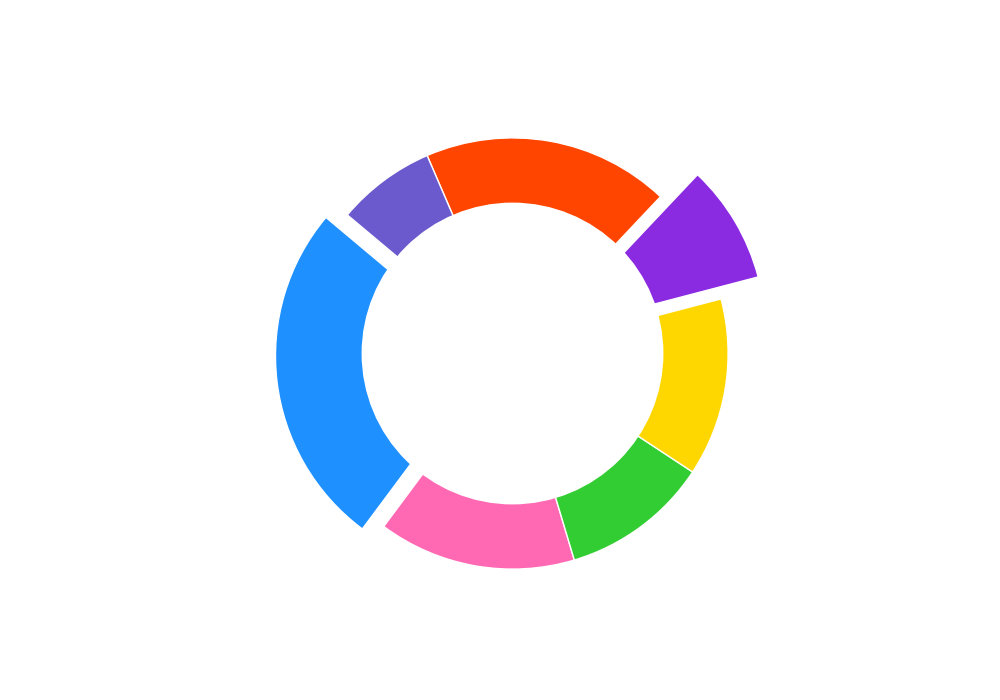

This figure's Python source:
import matplotlib.pyplot as plt
import numpy as np

# Expanded dataset with new made-up groups
elements_discovered = np.array([35, 20, 15, 18, 12, 25, 10])
colors = ['#1E90FF', '#FF69B4', '#32CD32', '#FFD700', '#8A2BE2', '#FF4500', '#6A5ACD']

fig, ax = plt.subplots(figsize=(10, 7))
wedges = ax.pie(
    elements_discovered,
    colors=colors,
    startangle=140,
    pctdistance=0.85,
    wedgeprops=dict(edgecolor='w'),
    explode=(0.1, 0, 0, 0, 0.2, 0, 0)
)

centre_circle = plt.Circle((0, 0), 0.70, fc='white')
fig.gca().add_artist(centre_circle)

plt.show()
